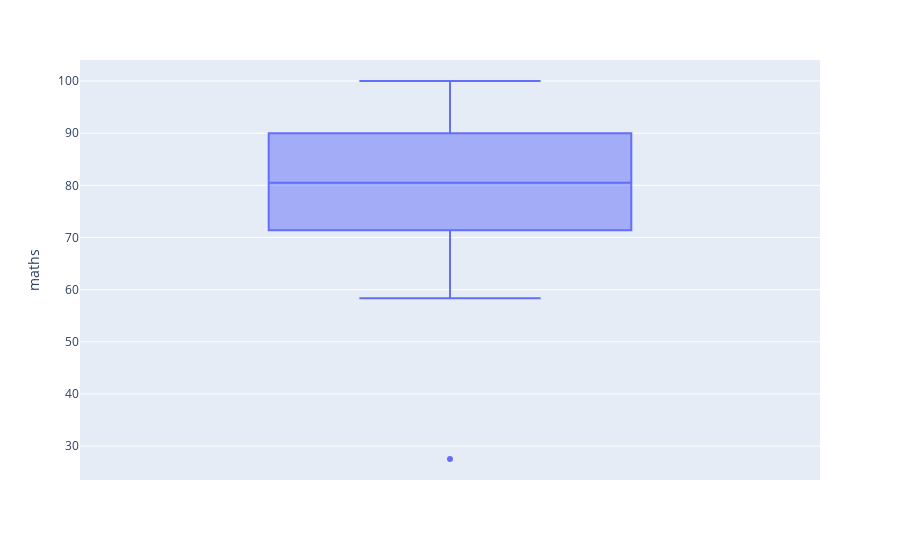

Notebook code for this chart:
### Markdown cell above
#### Removing Outliers

### Code cell
fig = px.box(dfx, y="maths")
fig.show()

### Figure 1 — Plotly figure (JSON) as saved in the notebook; plotly's stock layout.template omitted (floating-point values rounded to 4 significant figures; data arrays with more than 128 entries replaced by an {"elided": "..."} marker saying what was removed)
{"data": [{"alignmentgroup": "True", "hovertemplate": "maths=%{y}<extra></extra>", "legendgroup": "", "marker": {"color": "#636efa"}, "name": "", "notched": false, "offsetgroup": "", "orientation": "v", "showlegend": false, "type": "box", "x0": " ", "xaxis": "x", "y": {"elided": "287 float values"}, "y0": " ", "yaxis": "y"}], "layout": {"boxmode": "group", "legend": {"tracegroupgap": 0}, "margin": {"t": 60}, "xaxis": {"anchor": "y", "domain": [0, 1]}, "yaxis": {"anchor": "x", "domain": [0, 1], "title": {"text": "maths"}}}}
